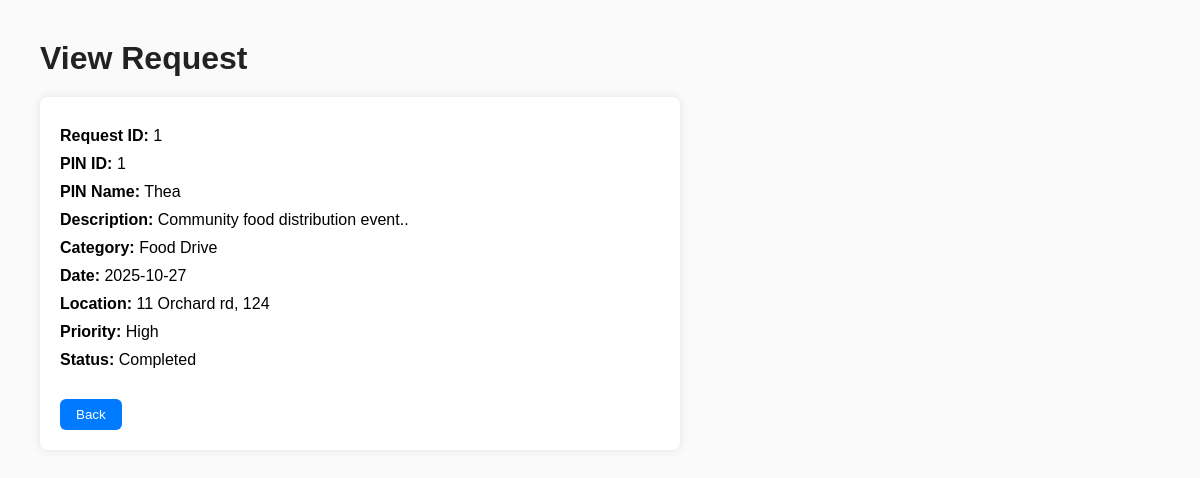
Page /boundaries/CSRRepViewRequest.php?rID=1 on the committed database.
### tables this page shows
CREATE TABLE `request` (
  `rID` int NOT NULL,
  `pinID` int NOT NULL,
  `description` text NOT NULL,
  `category` int DEFAULT NULL,
  `date` date DEFAULT NULL,
  `location` varchar(255) NOT NULL,
  `priority` enum('Low','Medium','High','') NOT NULL,
  `status` enum('Pending','InProgress','Completed','Incomplete') NOT NULL DEFAULT 'Pending',
  `viewCount` int NOT NULL DEFAULT '0',
  `savedCount` int NOT NULL DEFAULT '0'
);

CREATE TABLE `useraccount` (
  `aID` int NOT NULL,
  `name` varchar(100) NOT NULL,
  `password` varchar(255) NOT NULL,
  `phoneNumber` varchar(15) NOT NULL,
  `address` varchar(255) NOT NULL,
  `dob` date NOT NULL,
  `userProfile` int NOT NULL,
  `status` enum('Active','Suspended') NOT NULL DEFAULT 'Active'
);

CREATE TABLE `category` (
  `cID` int NOT NULL,
  `category` varchar(100) NOT NULL
);

### controllers/CSRRepViewRequestController.php (called while the page is built, shortened)
<?php
require_once __DIR__ . '/../entities/Request.php';
class CSRRepViewRequestController {
    private $entity;
    public function __construct() {
        $this->entity = new Request();
    }
    public function GetRequestByID($rID) {
        return $this->entity->getRequestByID($rID);
    }
}
?>

### entities/Request.php (called while the page is built, shortened)
<?php
require_once __DIR__ . '/../config/DBConnection.php';
class Request {
	public function getRequestByID($rID) {
		global $conn;
		$sql = "
			SELECT
				r.rID,
				r.pinID,
				ua.name AS pinName,        -- from useraccount
				r.description,
				r.category,
				c.category AS category, -- from category
				r.date,
				r.location,
				r.priority,
				r.status,
				r.viewCount,
				r.savedCount
			FROM request r
			JOIN useraccount ua ON r.pinID = ua.aID
			JOIN category c ON r.category = c.cID
			WHERE r.rID = ?
		";
		$stmt = $conn->prepare($sql);
		$stmt->bind_param("i", $rID);
		$stmt->execute();
		$result = $stmt->get_result();
		return $result->fetch_assoc();
	}
}

### boundaries/CSRRepViewRequest.php (the view, shortened to what this page needs)
<?php
require_once __DIR__ . '/../controllers/CSRRepViewRequestController.php';
$rID = isset($_GET['rID']) ? intval($_GET['rID']) : 0;
$CSRRepViewRequestController = new CSRRepViewRequestController();
$request = $CSRRepViewRequestController->GetRequestByID($rID);
?>
<!DOCTYPE html>
<html lang="en">
<head>
</head>
<body>
    <h1>View Request</h1>
    <div class="request-container">
        <?php if ($request): ?>
            <p><strong>Request ID:</strong> <?= htmlspecialchars($request['rID']); ?></p>
            <p><strong>PIN ID:</strong> <?= htmlspecialchars($request['pinID']); ?></p>
            <p><strong>PIN Name:</strong> <?= htmlspecialchars($request['pinName']); ?></p>
            <p><strong>Description:</strong> <?= htmlspecialchars($request['description']); ?></p>
            <p><strong>Category:</strong> <?= htmlspecialchars($request['category']); ?></p>
            <p><strong>Date:</strong> <?= htmlspecialchars($request['date']); ?></p>
            <p><strong>Location:</strong> <?= htmlspecialchars($request['location']); ?></p>
            <p><strong>Priority:</strong> <?= htmlspecialchars($request['priority']); ?></p>
            <p><strong>Status:</strong> <?= htmlspecialchars($request['status']); ?></p>
        <?php else: ?>
            <p>Request not found.</p>
        <?php endif; ?>
        <button class="back-button" onclick="window.location.href='../index.php?action=2_CSRRep_Menu';">Back</button>
    </div>
</body>
</html>

### boundaries/CSRRepViewRequest.php (style rules this page uses)
body { font-family: Arial, sans-serif; background: #fafafa; margin: 40px; }
h1 { color: #222; margin-bottom: 20px; }
.request-container { background: white; padding: 20px; border-radius: 8px; box-shadow: 0 0 10px rgba(0,0,0,0.1); max-width: 600px; }
p { margin: 10px 0; }
.back-button { margin-top: 20px; padding: 8px 16px; background: #007bff; color: white; border: none; border-radius: 6px; cursor: pointer; transition: background 0.2s; }

### rows in the picture
request: rID "1", pinID "1", pinID.name "Thea", description "Community food distribution event..", category.category "Food Drive", date "2025-10-27", location "11 Orchard rd, 124", priority "High", status "Completed"
